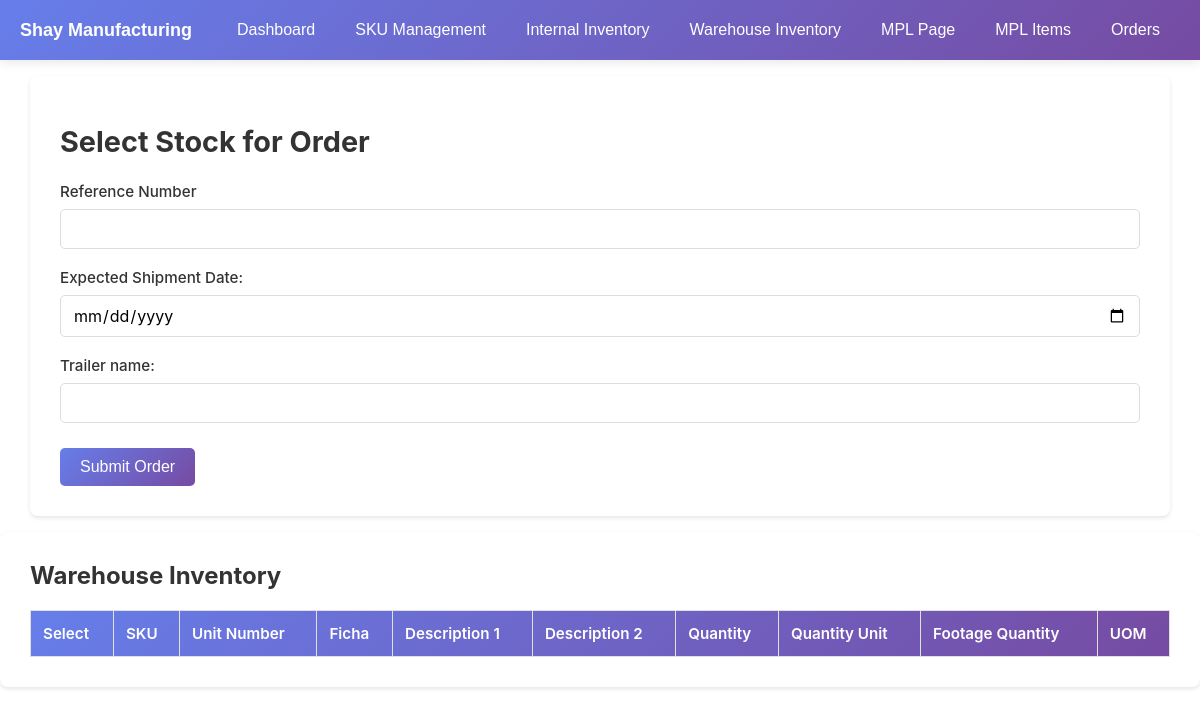
Page /orders.php on the earlier database version.
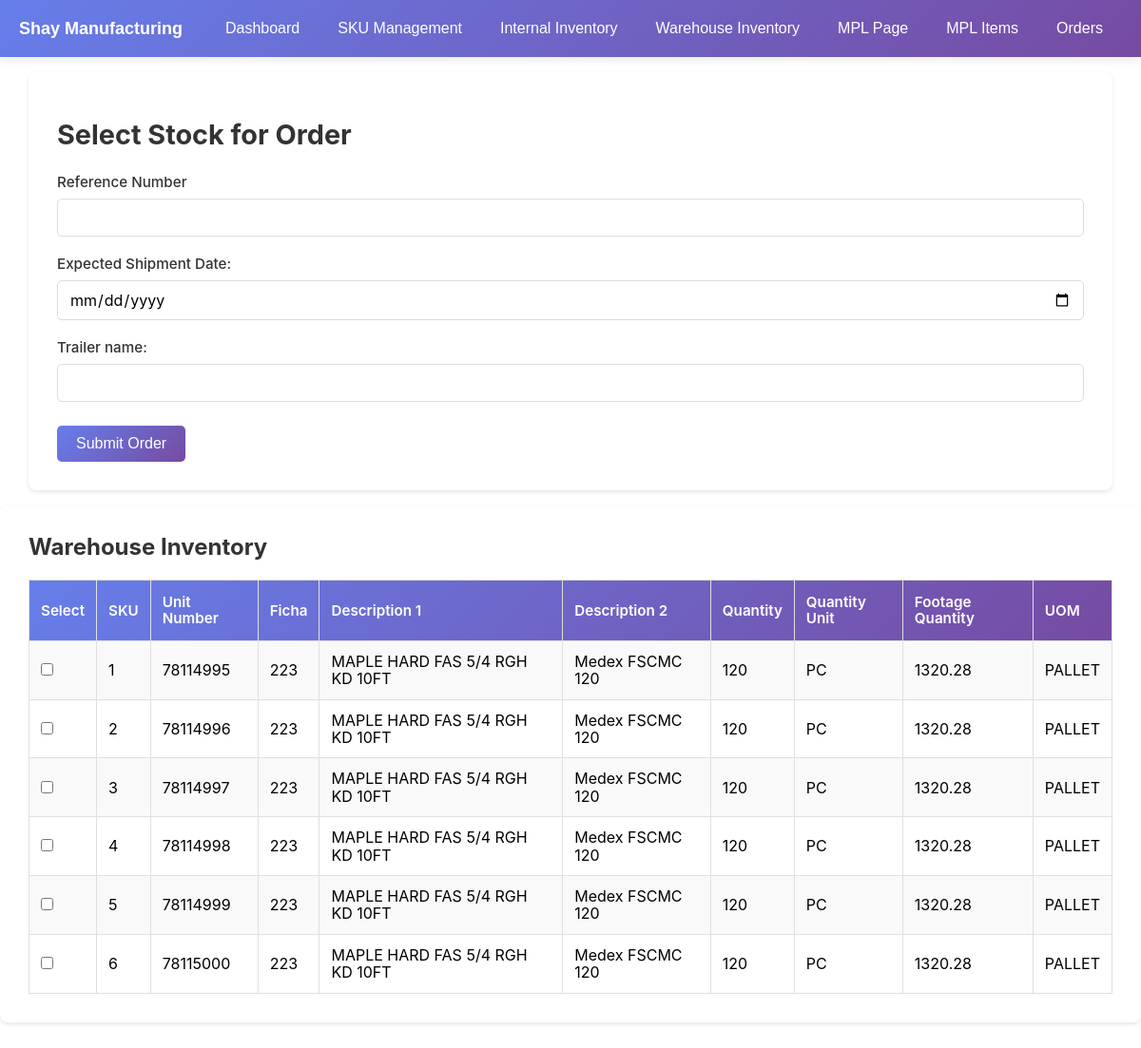
Same page on the later database version.
### tables this page shows
CREATE TABLE `inventory_item_info` (
  `inventory_id` int(100) NOT NULL,
  `sku` varchar(100) DEFAULT NULL,
  `unit_numb` int(15) DEFAULT NULL,
  `ficha` int(11) DEFAULT NULL,
  `description1` text,
  `description2` text,
  `quantity` int(15) NOT NULL,
  `quantity_unit` varchar(10) NOT NULL,
  `footage_quantity` float NOT NULL,
  `location` text
);

CREATE TABLE `products_types` (
  `id` int(2) NOT NULL,
  `ficha` int(10) DEFAULT NULL,
  `uom_primary` text,
  `piece_count` int(3) DEFAULT NULL,
  `assembly` varchar(5) DEFAULT NULL
);

### orders.php (the view, shortened to what this page needs)
<?php
    require_once('library/cms.php');
?>
<!DOCTYPE html>
<html lang="en">
<head>
    <link rel="stylesheet" href="css/stylesheet.css">
    <link rel="stylesheet" href="css/nav.css">
    <link rel="stylesheet" href="css/normalize.css">
</head>
<body>
    <?php include('header.php'); ?>
    <div class="form-section">
        <h1>Select Stock for Order</h1>
        <form method="POST">
            <div class="form-group">
                <label for="reference">Reference Number</label>
                <input type="number" id="reference" name="reference" required>
            </div>
            <div class="form-group">
                <label for="date">Expected Shipment Date:</label>
                <input type="date" id="date" name="date" required>
            </div>
            <div class="form-group">
                <label for="truck">Trailer name:</label>
                <input type="text" id="truck" name="truck" required>
            </div>
            <div class="form-actions">
                 <button type="submit" name="order_list" class="btn-form" onClick='return confirm(\"Are you sure you want to send this order to the warehouse?\")'>Submit Order</button>
            </div>
        </form>
    </div>
    <div class="table-container">
        <h2>Warehouse Inventory</h2>
        <table class="data_tb">
            <tr>
                <th>Select</th>
                <th>SKU</th>
                <th>Unit Number</th>
                <th>Ficha</th>
                <th>Description 1</th>
                <th>Description 2</th>
                <th>Quantity</th>
                <th>Quantity Unit</th>
                <th>Footage Quantity</th>
                <th>UOM</th>
            </tr>
            <?php
                $result = mysqli_query($connection, "SELECT iii.*, pt.uom_primary FROM inventory_item_info iii INNER JOIN products_types pt ON iii.ficha = pt.ficha WHERE location = 'warehouse'");
                    if($row = mysqli_num_rows($result)){
                        foreach($result as $row){
                            echo "<tr>";
                            echo "<td> <input type='checkbox' value='" . htmlspecialchars($row['inventory_id']) . "' name='selected_items[" . htmlspecialchars($row['inventory_id']) . "]'> </td>";
                            echo "<td>" . htmlspecialchars($row['inventory_id'] ?? '') . "</td>";
                            echo "<td>" . htmlspecialchars($row['unit_numb'] ?? '') . "</td>";
                            echo "<td>" . htmlspecialchars($row['ficha'] ?? '') . "</td>";
                            echo "<td>" . htmlspecialchars($row['description1'] ?? '') . "</td>";
                            echo "<td>" . htmlspecialchars($row['description2'] ?? '') . "</td>";
                            echo "<td>" . htmlspecialchars($row['quantity'] ?? '') . "</td>";
                            echo "<td>" . htmlspecialchars($row['quantity_unit'] ?? '') . "</td>";
                            echo "<td>" . htmlspecialchars($row['footage_quantity'] ?? '') . "</td>";
                            echo "<td>" . htmlspecialchars($row['uom_primary'] ?? '') . "</td>";
                            echo "</tr>";
                        }
                    }
            ?>
        </table>
    </div>
</body>
</html>

Differences in the rows shown:
now on this page (row edited): inventory_item_info: inventory_id "1", unit_numb "78114995", ficha "223", description1 "MAPLE HARD FAS 5/4 RGH KD 10FT", description2 "Medex FSCMC 120", quantity "120", quantity_unit "PC", footage_quantity "1320.28", products_types.uom_primary "PALLET"
now on this page (row edited): inventory_item_info: inventory_id "2", unit_numb "78114996", ficha "223", description1 "MAPLE HARD FAS 5/4 RGH KD 10FT", description2 "Medex FSCMC 120", quantity "120", quantity_unit "PC", footage_quantity "1320.28", products_types.uom_primary "PALLET"
now on this page (row edited): inventory_item_info: inventory_id "3", unit_numb "78114997", ficha "223", description1 "MAPLE HARD FAS 5/4 RGH KD 10FT", description2 "Medex FSCMC 120", quantity "120", quantity_unit "PC", footage_quantity "1320.28", products_types.uom_primary "PALLET"
now on this page (row edited): inventory_item_info: inventory_id "4", unit_numb "78114998", ficha "223", description1 "MAPLE HARD FAS 5/4 RGH KD 10FT", description2 "Medex FSCMC 120", quantity "120", quantity_unit "PC", footage_quantity "1320.28", products_types.uom_primary "PALLET"
now on this page (row edited): inventory_item_info: inventory_id "5", unit_numb "78114999", ficha "223", description1 "MAPLE HARD FAS 5/4 RGH KD 10FT", description2 "Medex FSCMC 120", quantity "120", quantity_unit "PC", footage_quantity "1320.28", products_types.uom_primary "PALLET"
now on this page (row edited): inventory_item_info: inventory_id "6", unit_numb "78115000", ficha "223", description1 "MAPLE HARD FAS 5/4 RGH KD 10FT", description2 "Medex FSCMC 120", quantity "120", quantity_unit "PC", footage_quantity "1320.28", products_types.uom_primary "PALLET"
